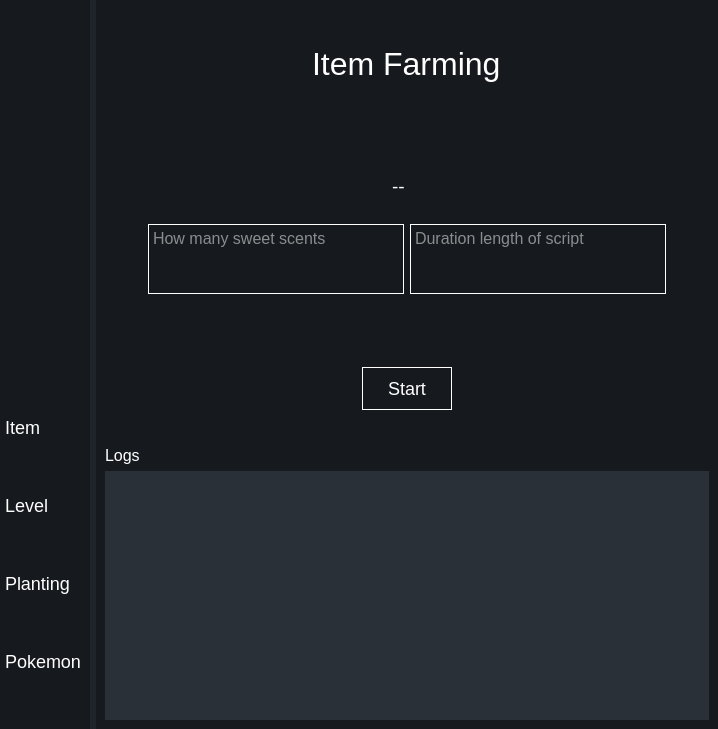
<?xml version="1.0" encoding="UTF-8"?>
<ui version="4.0">
 <class>MainWindow</class>
 <widget class="QMainWindow" name="MainWindow">
  <property name="geometry">
   <rect>
    <x>0</x>
    <y>0</y>
    <width>718</width>
    <height>729</height>
   </rect>
  </property>
  <property name="font">
   <font>
    <pointsize>14</pointsize>
   </font>
  </property>
  <property name="windowTitle">
   <string>MainWindow</string>
  </property>
  <property name="styleSheet">
   <string notr="true">*{
	border: none;
	background-color: transparent;
	background: none;
	padding: 0;
	margin: 0;
	color: #fff;
}
#centralwidget{
	background-color: #1f232a;
}
#featurecontainer{
	background-color: #16191d;
}
#MainContainer{
	background-color: #16191d;
}</string>
  </property>
  <widget class="QWidget" name="centralwidget">
   <layout class="QHBoxLayout" name="horizontalLayout">
    <property name="leftMargin">
     <number>0</number>
    </property>
    <property name="topMargin">
     <number>0</number>
    </property>
    <property name="rightMargin">
     <number>0</number>
    </property>
    <property name="bottomMargin">
     <number>0</number>
    </property>
    <item alignment="Qt::AlignLeft">
     <widget class="QWidget" name="featurecontainer" native="true">
      <layout class="QVBoxLayout" name="verticalLayout">
       <property name="spacing">
        <number>0</number>
       </property>
       <property name="leftMargin">
        <number>0</number>
       </property>
       <property name="topMargin">
        <number>0</number>
       </property>
       <property name="rightMargin">
        <number>0</number>
       </property>
       <property name="bottomMargin">
        <number>0</number>
       </property>
       <item alignment="Qt::AlignTop">
        <widget class="QWidget" name="configsubcontainer" native="true">
         <property name="styleSheet">
          <string notr="true">QPushButton{
	padding: 2px, 5px;
}</string>
         </property>
         <layout class="QVBoxLayout" name="verticalLayout_4">
          <item>
           <widget class="QPushButton" name="homeBtn">
            <property name="text">
             <string/>
            </property>
            <property name="icon">
             <iconset resource="resources.qrc">
              <normaloff>:/feather/feather/home.svg</normaloff>:/feather/feather/home.svg</iconset>
            </property>
            <property name="iconSize">
             <size>
              <width>30</width>
              <height>30</height>
             </size>
            </property>
           </widget>
          </item>
          <item>
           <widget class="QPushButton" name="settingsBtn">
            <property name="text">
             <string/>
            </property>
            <property name="icon">
             <iconset resource="resources.qrc">
              <normaloff>:/feather/feather/settings.svg</normaloff>:/feather/feather/settings.svg</iconset>
            </property>
            <property name="iconSize">
             <size>
              <width>30</width>
              <height>30</height>
             </size>
            </property>
           </widget>
          </item>
         </layout>
        </widget>
       </item>
       <item>
        <widget class="QWidget" name="scriptscontainer" native="true">
         <property name="styleSheet">
          <string notr="true">QPushButton{
	text-align: left;
	font-size: 18px;
	padding: 2px, 5px;
}</string>
         </property>
         <layout class="QVBoxLayout" name="verticalLayout_3">
          <property name="spacing">
           <number>0</number>
          </property>
          <property name="leftMargin">
           <number>5</number>
          </property>
          <property name="topMargin">
           <number>0</number>
          </property>
          <property name="bottomMargin">
           <number>0</number>
          </property>
          <item>
           <widget class="QPushButton" name="itemBtn">
            <property name="text">
             <string>Item</string>
            </property>
           </widget>
          </item>
          <item>
           <widget class="QPushButton" name="levelBtn">
            <property name="text">
             <string>Level</string>
            </property>
           </widget>
          </item>
          <item>
           <widget class="QPushButton" name="plantingBtn">
            <property name="text">
             <string>Planting</string>
            </property>
           </widget>
          </item>
          <item>
           <widget class="QPushButton" name="pokemonBtn">
            <property name="text">
             <string>Pokemon</string>
            </property>
           </widget>
          </item>
         </layout>
        </widget>
       </item>
      </layout>
     </widget>
    </item>
    <item>
     <widget class="QWidget" name="MainContainer" native="true">
      <property name="sizePolicy">
       <sizepolicy hsizetype="Expanding" vsizetype="Expanding">
        <horstretch>0</horstretch>
        <verstretch>0</verstretch>
       </sizepolicy>
      </property>
      <layout class="QVBoxLayout" name="verticalLayout_2">
       <property name="spacing">
        <number>0</number>
       </property>
       <property name="leftMargin">
        <number>0</number>
       </property>
       <property name="topMargin">
        <number>0</number>
       </property>
       <property name="rightMargin">
        <number>0</number>
       </property>
       <property name="bottomMargin">
        <number>0</number>
       </property>
       <item>
        <widget class="QWidget" name="MainSubContainer" native="true">
         <property name="sizePolicy">
          <sizepolicy hsizetype="Preferred" vsizetype="Preferred">
           <horstretch>0</horstretch>
           <verstretch>3</verstretch>
          </sizepolicy>
         </property>
         <layout class="QVBoxLayout" name="verticalLayout_9">
          <item>
           <widget class="QWidget" name="itemcontainer" native="true">
            <property name="sizePolicy">
             <sizepolicy hsizetype="Preferred" vsizetype="Preferred">
              <horstretch>0</horstretch>
              <verstretch>0</verstretch>
             </sizepolicy>
            </property>
            <layout class="QVBoxLayout" name="verticalLayout_6">
             <item alignment="Qt::AlignHCenter">
              <widget class="QWidget" name="containertitlecombo" native="true">
               <property name="sizePolicy">
                <sizepolicy hsizetype="Preferred" vsizetype="Preferred">
                 <horstretch>0</horstretch>
                 <verstretch>4</verstretch>
                </sizepolicy>
               </property>
               <layout class="QVBoxLayout" name="verticalLayout_7">
                <item>
                 <widget class="QLabel" name="itemtitle">
                  <property name="font">
                   <font>
                    <pointsize>24</pointsize>
                   </font>
                  </property>
                  <property name="text">
                   <string>Item Farming</string>
                  </property>
                 </widget>
                </item>
               </layout>
              </widget>
             </item>
             <item>
              <spacer name="verticalSpacer_2">
               <property name="orientation">
                <enum>Qt::Vertical</enum>
               </property>
               <property name="sizeHint" stdset="0">
                <size>
                 <width>20</width>
                 <height>40</height>
                </size>
               </property>
              </spacer>
             </item>
             <item alignment="Qt::AlignHCenter">
              <widget class="QWidget" name="subconfigitem" native="true">
               <property name="sizePolicy">
                <sizepolicy hsizetype="Preferred" vsizetype="Preferred">
                 <horstretch>0</horstretch>
                 <verstretch>2</verstretch>
                </sizepolicy>
               </property>
               <layout class="QVBoxLayout" name="verticalLayout_8">
                <item alignment="Qt::AlignHCenter">
                 <widget class="QComboBox" name="itemcombo">
                  <property name="sizePolicy">
                   <sizepolicy hsizetype="Preferred" vsizetype="Preferred">
                    <horstretch>0</horstretch>
                    <verstretch>0</verstretch>
                   </sizepolicy>
                  </property>
                  <property name="font">
                   <font>
                    <pointsize>14</pointsize>
                   </font>
                  </property>
                  <property name="styleSheet">
                   <string notr="true">background-color: transparent; color: white; margin: 10px;</string>
                  </property>
                  <property name="currentText">
                   <string>--</string>
                  </property>
                  <property name="placeholderText">
                   <string/>
                  </property>
                  <item>
                   <property name="text">
                    <string>--</string>
                   </property>
                  </item>
                 </widget>
                </item>
                <item alignment="Qt::AlignHCenter|Qt::AlignTop">
                 <widget class="QWidget" name="inputsubconfig" native="true">
                  <layout class="QHBoxLayout" name="horizontalLayout_2">
                   <item alignment="Qt::AlignTop">
                    <widget class="QTextEdit" name="sweetscent">
                     <property name="sizePolicy">
                      <sizepolicy hsizetype="Preferred" vsizetype="Preferred">
                       <horstretch>0</horstretch>
                       <verstretch>0</verstretch>
                      </sizepolicy>
                     </property>
                     <property name="font">
                      <font>
                       <pointsize>12</pointsize>
                      </font>
                     </property>
                     <property name="styleSheet">
                      <string notr="true">background-color: transparent; border: 1px solid white;</string>
                     </property>
                     <property name="placeholderText">
                      <string>How many sweet scents</string>
                     </property>
                    </widget>
                   </item>
                   <item alignment="Qt::AlignTop">
                    <widget class="QTextEdit" name="time">
                     <property name="sizePolicy">
                      <sizepolicy hsizetype="Preferred" vsizetype="Preferred">
                       <horstretch>0</horstretch>
                       <verstretch>0</verstretch>
                      </sizepolicy>
                     </property>
                     <property name="font">
                      <font>
                       <pointsize>12</pointsize>
                      </font>
                     </property>
                     <property name="styleSheet">
                      <string notr="true">background-color: transparent; border: 1px solid white;</string>
                     </property>
                     <property name="placeholderText">
                      <string>Duration length of script</string>
                     </property>
                    </widget>
                   </item>
                  </layout>
                 </widget>
                </item>
               </layout>
              </widget>
             </item>
             <item>
              <spacer name="verticalSpacer">
               <property name="orientation">
                <enum>Qt::Vertical</enum>
               </property>
               <property name="sizeHint" stdset="0">
                <size>
                 <width>20</width>
                 <height>40</height>
                </size>
               </property>
              </spacer>
             </item>
             <item alignment="Qt::AlignHCenter">
              <widget class="QWidget" name="buttonscontainer" native="true">
               <property name="sizePolicy">
                <sizepolicy hsizetype="Preferred" vsizetype="Preferred">
                 <horstretch>0</horstretch>
                 <verstretch>1</verstretch>
                </sizepolicy>
               </property>
               <property name="styleSheet">
                <string notr="true">QPushButton{
	font-size: 18px;
	padding: 2px, 5px;
}</string>
               </property>
               <layout class="QHBoxLayout" name="horizontalLayout_3">
                <item>
                 <widget class="QPushButton" name="startBtn">
                  <property name="font">
                   <font>
                    <pointsize>-1</pointsize>
                   </font>
                  </property>
                  <property name="styleSheet">
                   <string notr="true">padding: 10px 25px 10px 25px; border: 1px solid white;</string>
                  </property>
                  <property name="text">
                   <string>Start</string>
                  </property>
                 </widget>
                </item>
               </layout>
              </widget>
             </item>
            </layout>
           </widget>
          </item>
         </layout>
        </widget>
       </item>
       <item>
        <widget class="QWidget" name="LogSubContainer" native="true">
         <property name="sizePolicy">
          <sizepolicy hsizetype="Preferred" vsizetype="Preferred">
           <horstretch>0</horstretch>
           <verstretch>2</verstretch>
          </sizepolicy>
         </property>
         <layout class="QVBoxLayout" name="verticalLayout_5">
          <item alignment="Qt::AlignTop">
           <widget class="QLabel" name="logtitle">
            <property name="font">
             <font>
              <pointsize>12</pointsize>
             </font>
            </property>
            <property name="text">
             <string>Logs</string>
            </property>
           </widget>
          </item>
          <item>
           <widget class="QScrollArea" name="scrollLog">
            <property name="enabled">
             <bool>true</bool>
            </property>
            <property name="sizePolicy">
             <sizepolicy hsizetype="Preferred" vsizetype="Expanding">
              <horstretch>0</horstretch>
              <verstretch>0</verstretch>
             </sizepolicy>
            </property>
            <property name="styleSheet">
             <string notr="true">background-color: #2a3038;</string>
            </property>
            <property name="widgetResizable">
             <bool>true</bool>
            </property>
            <widget class="QWidget" name="scrollAreaWidgetContents">
             <property name="geometry">
              <rect>
               <x>0</x>
               <y>0</y>
               <width>600</width>
               <height>239</height>
              </rect>
             </property>
             <property name="styleSheet">
              <string notr="true"/>
             </property>
             <layout class="QVBoxLayout" name="verticalLayout_10">
              <property name="leftMargin">
               <number>0</number>
              </property>
              <property name="topMargin">
               <number>0</number>
              </property>
              <property name="rightMargin">
               <number>0</number>
              </property>
              <property name="bottomMargin">
               <number>0</number>
              </property>
              <item>
               <widget class="QLabel" name="logLabel">
                <property name="text">
                 <string/>
                </property>
               </widget>
              </item>
             </layout>
            </widget>
           </widget>
          </item>
         </layout>
        </widget>
       </item>
      </layout>
     </widget>
    </item>
   </layout>
  </widget>
 </widget>
 <resources>
  <include location="resources.qrc"/>
 </resources>
 <connections/>
</ui>
